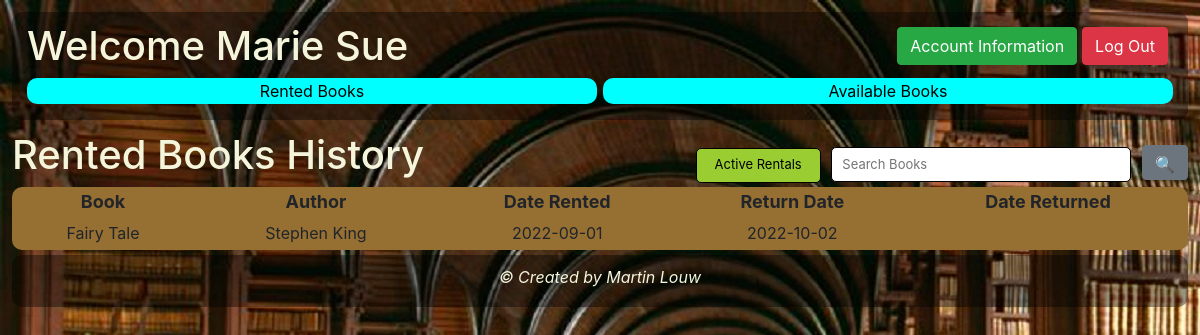
Page /member/memberRentedHistorySearch.php (signed in) on the committed database.
### tables this page shows
CREATE TABLE `members` (
  `member_id` int(11) NOT NULL,
  `member_name` varchar(255) NOT NULL,
  `member_surname` varchar(255) NOT NULL,
  `member_date_of_birth` date NOT NULL,
  `member_email` varchar(255) NOT NULL,
  `member_password` varchar(255) NOT NULL,
  `member_contact_number` char(10) NOT NULL,
  `role_id` int(11) NOT NULL
);

CREATE TABLE `books_rented` (
  `rented_id` int(11) NOT NULL,
  `rented_date` date NOT NULL,
  `rented_return_date` date NOT NULL,
  `rented_date_returned` date DEFAULT NULL,
  `member_id` int(11) NOT NULL,
  `book_id` int(11) NOT NULL,
  `books_rented_status_id` int(11) NOT NULL
);

CREATE TABLE `books` (
  `book_id` int(11) NOT NULL,
  `book_name` varchar(255) NOT NULL,
  `book_desc` varchar(10000) NOT NULL,
  `book_published_date` date NOT NULL,
  `genre_id` int(11) NOT NULL,
  `status_id` int(11) NOT NULL,
  `author_id` int(11) NOT NULL
);

CREATE TABLE `authors` (
  `author_id` int(11) NOT NULL,
  `author_name` varchar(255) NOT NULL,
  `author_surname` varchar(255) NOT NULL,
  `author_dob` date NOT NULL
);

### member/memberRentedHistorySearch.php (the view)
<?php include '../member/memberHeader.php'; ?>
    <h1>Rented Books History
        <form method="post" class="frmRented">
            <button id="btnRented" name="btnRented" class="btnRented">Active Rentals</button>
            <input type='text' id="rentedSearch" name="rentedSearch" placeholder="Search Books" class="rentedSearch">
            <button id="btnRentedHistorySearch" name="btnRentedHistorySearch" class="btn btn-secondary btnRentedSearch">&#128269</button>
        </form>
    </h1>
	<form method="post">
        <table class="rentedTable">
            <thead class="rentedTableHead">
                <th>Book</th>
                <th>Author</th>
                <th>Date Rented</th>
                <th>Return Date</th>
                <th>Date Returned</th>
            </thead>
            <tbody>
                <?php
                    $memberSearch = $_SESSION['memberSearch'];
                    $sql = "SELECT * FROM books_rented
                            INNER JOIN books ON books_rented.book_id = books.book_id
                            INNER JOIN authors ON books.author_id = authors.author_id
                            WHERE book_name LIKE '%$memberSearch%'
                            ORDER BY book_name ASC";
                    $result = $conn->query($sql);
                    if ($result) {
                        if ($result->num_rows > 0) {
                            while ($row = $result->fetch_assoc()) {
                                if ($row['member_id'] == $_SESSION['loggedInMemberID']) { ?>
                                    <tr class="rentedTableRow">
                                        <td><?= $row['book_name'] ?></td>
                                        <td><?= $row['author_name'] . " " . $row['author_surname'] ?></td>
                                        <td><?= $row['rented_date'] ?></td>
                                        <td><?= $row['rented_return_date'] ?></td>
                                        <td><?= $row['rented_date_returned'] ?></td>
                                    </tr>
                        <?php   }
                                else {
                                }
                            }
                ?>
            </tbody>
        </table>
        <?php
                    }
                    else {
                        echo "  <script>
                                    alert('No Books Found.  Please Try Again.');
                                    window.location.href = './memberRentedHistory.php';
                                </script>";
                    }
                }
                else {
                    echo "Error selecting table " . $conn->error;
                }
        ?>
	</form>
<?php include '../member/memberFooter.php'; ?>

### member/memberHeader.php (shortened to what this page needs)
<!DOCTYPE html>
<html>
	<head>
		<?php require('../php/funcMember.php'); ?>
		<link rel='stylesheet' type='text/css' href='../css/member.css'>
		<link rel="stylesheet" href="https://stackpath.bootstrapcdn.com/bootstrap/4.5.0/css/bootstrap.min.css">
	</head>
	<body>
		<header class="container-fluid">
			<form method="post">
				<?php
					$memberID = $_SESSION['loggedInMemberID'];
					$sql = "SELECT * FROM members
							WHERE member_id = $memberID";
					$result = $conn->query($sql);
					if ($result) {
						if ($result->num_rows > 0) {
							while ($row = $result->fetch_assoc()) { ?>
								<h1>Welcome <?= $row['member_name'] . " " . $row['member_surname'] ?>
				<?php
							}
						}
					}
					else {
						echo "Error selecting table " . $conn->error;
					}
				?>
					<button id="btnLogOut" name="btnLogOut" class="btn btn-danger btnLogOut">Log Out</button>
					<button id="btnAccInfo" name="btnAccInfo" class="btn btn-success btnAccInfo">Account Information</button>
				</h1>
				<section class="buttonGrid">
					<div class="gridButton"><button id="btnRentedBooks" name="btnRentedBooks" class="btnNavigate">Rented Books</button></div>
					<div class="gridButton"><button id="btnAvailableBooks" name="btnAvailableBooks" class="btnNavigate">Available Books</button></div>
				</section>
			</form>
		</header>
		<main>

### css/member.css (style rules this page uses)
body { background-image: url(../media/librarian-as-career.jpg); background-repeat: no-repeat; padding: 1%; }
.container-fluid { background-color: rgba(0,0,0,.4); padding: 10px; border: solid; border-width: 0px; border-radius: 10px; margin-bottom: 1%; }
h1 { color: beige; }
.buttonGrid { display: grid; grid-template-areas: "gridButton gridButton"; grid-template-columns: repeat(2, 1fr); gap: 0.5%; grid-auto-rows: auto; grid-template-rows: auto; }
.gridButton { border: solid; border-width: 0px; border-radius: 10px; margin-bottom: 1%; text-align: center; }
.btnNavigate { background-color: aqua; width: 100%; border: solid; border-width: 0px; border-radius: 10px; }
.frmRented, .frmBooks { float: right; }
.rentedTable, .bookTable { width: 100%; background-color: #966f33; border: solid; border-width: 0px; border-radius: 10px; }
.rentedTableHead, .bookTableHead { text-align: center; padding: 5px; font-size: large; }
.rentedTableRow, .bookTableRow { text-align: center; }
td { padding: 5px; }
.btnRentedSearch, .btnAvailableSearch { height: 35px; font-size: small; margin-top: 7px; }
@media only screen and (min-width: 600px) { .rentedSearch, .availableSearch { height: 35px; font-size: small; border: solid; border-radius: 5px; border-width: 1px; width: 200px; padding-left: 10px; } }
@media only screen and (min-width: 600px) { .btnRentedHistory, .btnRented { font-size: small; width: fit-content; height: 35px; border: solid; border-width: 1px; border-radius: 5px; background-color: yellowgreen; } }
@media only screen and (min-width: 600px) { .btnLogOut, .btnAccInfo { float: right; width: fit-content; margin-right: 5px; margin-top: 5px; } }
@media only screen and (min-width: 768px) { .rentedSearch, .availableSearch { height: 35px; font-size: small; border: solid; border-radius: 5px; border-width: 1px; width: 250px; padding-left: 10px; } }
@media only screen and (min-width: 768px) { .btnRentedHistory, .btnRented { font-size: small; width: fit-content; height: 35px; border: solid; border-width: 1px; border-radius: 5px; background-color: yellowgreen; } }
@media only screen and (min-width: 768px) { .btnLogOut, .btnAccInfo { float: right; width: auto; margin-right: 5px; margin-top: 5px; } }
@media only screen and (min-width: 860px) { .rentedSearch, .availableSearch { height: 35px; font-size: small; border: solid; border-radius: 5px; border-width: 1px; width: 250px; padding-left: 10px; } }
@media only screen and (min-width: 860px) { .btnRentedHistory, .btnRented { font-size: small; width: 125px; height: 35px; border: solid; border-width: 1px; border-radius: 5px; background-color: yellowgreen; } }
@media only screen and (min-width: 860px) { .btnLogOut, .btnAccInfo { float: right; width: auto; margin-right: 5px; margin-top: 5px; } }
@media only screen and (min-width: 992px) { .rentedSearch, .availableSearch { height: 35px; font-size: small; border: solid; border-radius: 5px; border-width: 1px; width: 300px; padding-left: 10px; } }
@media only screen and (min-width: 992px) { .btnRentedHistory, .btnRented { font-size: small; width: 125px; height: 35px; border: solid; border-width: 1px; border-radius: 5px; background-color: yellowgreen; } }
@media only screen and (min-width: 992px) { .btnLogOut, .btnAccInfo { float: right; width: auto; margin-right: 5px; margin-top: 5px; } }
@media only screen and (min-width: 1200px) { .rentedSearch, .availableSearch { height: 35px; font-size: small; border: solid; border-radius: 5px; border-width: 1px; width: 300px; padding-left: 10px; } }
@media only screen and (min-width: 1200px) { .btnRentedHistory, .btnRented { font-size: small; width: 125px; height: 35px; border: solid; border-width: 1px; border-radius: 5px; background-color: yellowgreen; } }
@media only screen and (min-width: 1200px) { .btnLogOut, .btnAccInfo { float: right; width: auto; margin-right: 5px; margin-top: 5px; } }

### rows in the picture
members: member_name "Marie", member_surname "Sue"
books_rented: book.book_name "Fairy Tale", authors.author_name "Stephen", authors.author_surname "King", rented_date "2022-09-01", rented_return_date "2022-10-02"
